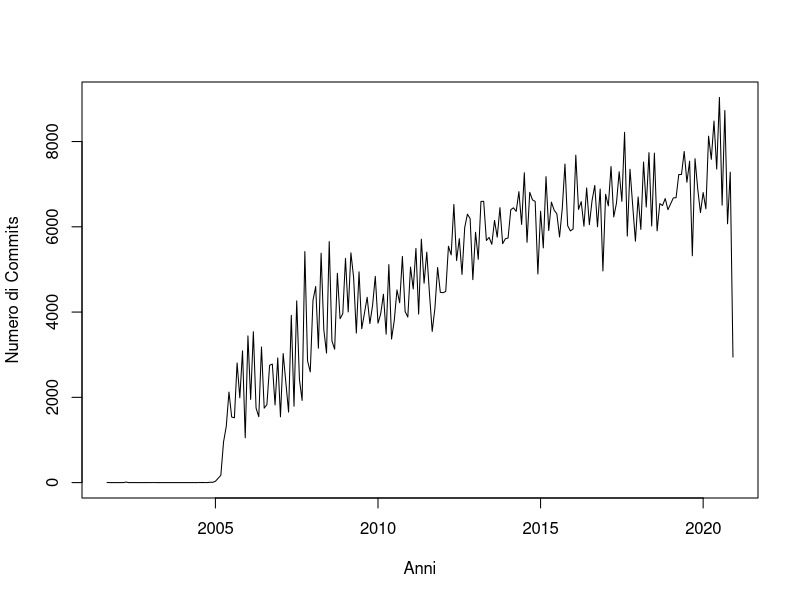
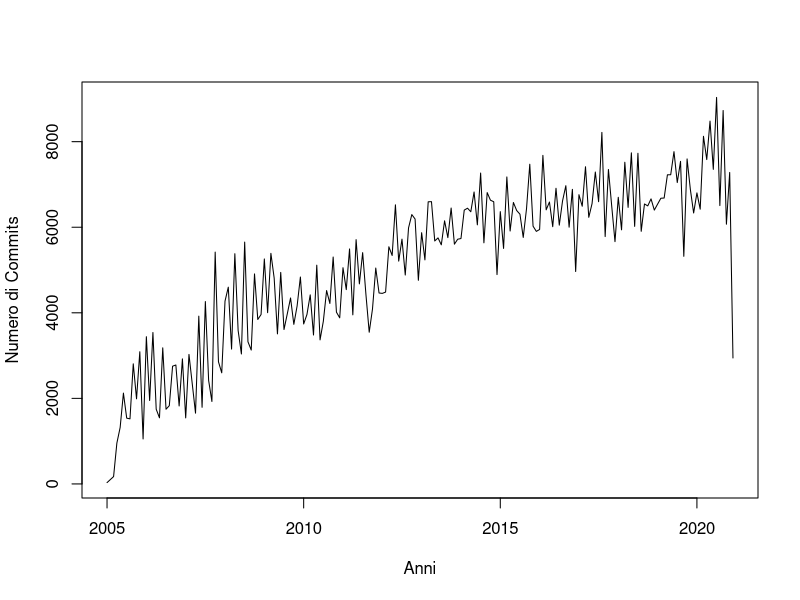
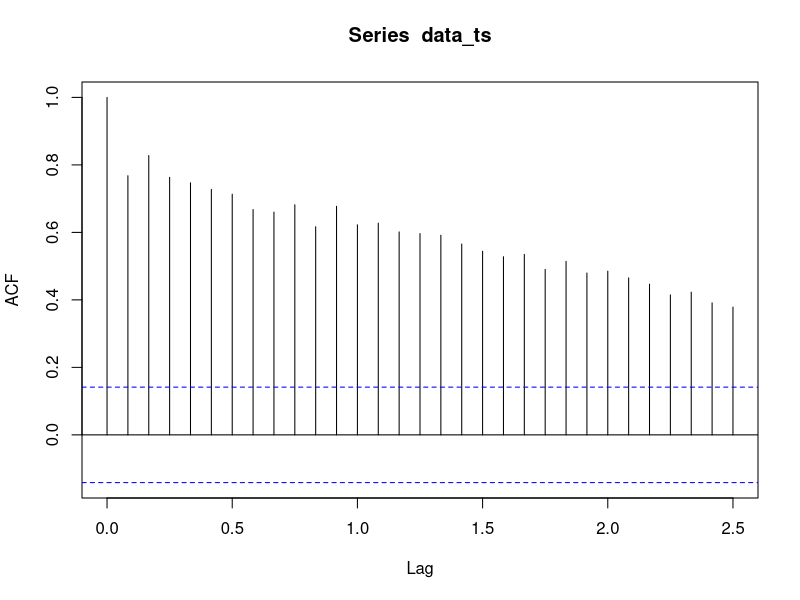
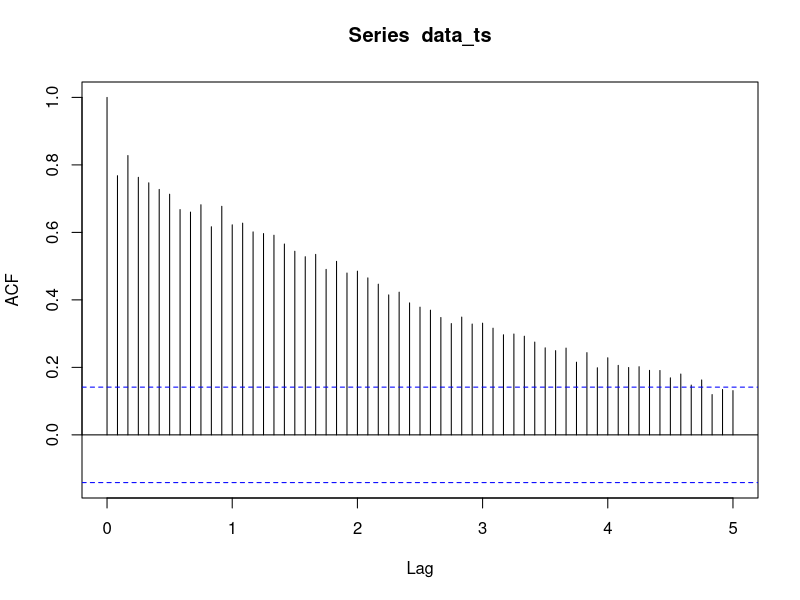
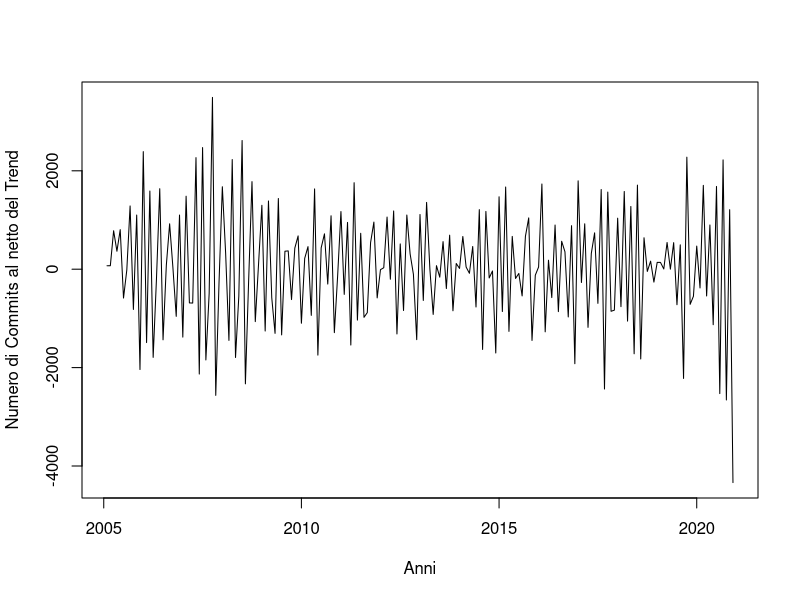
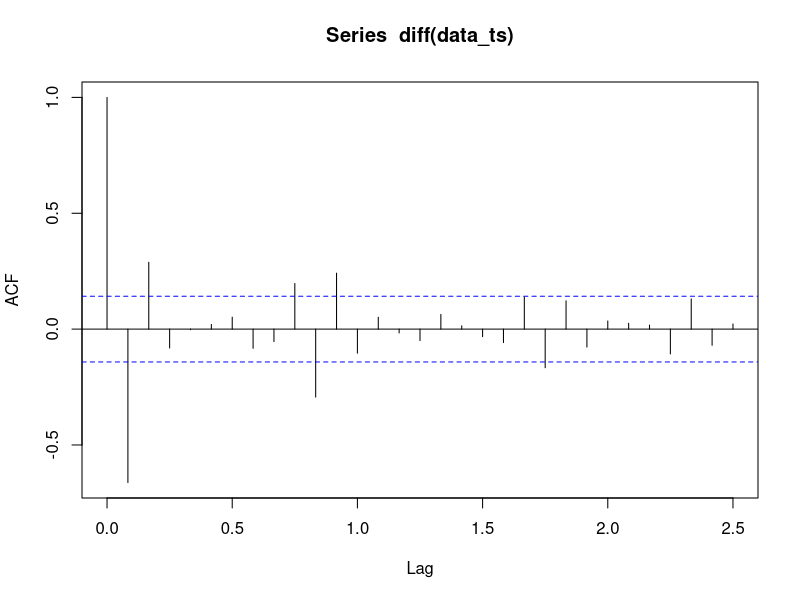
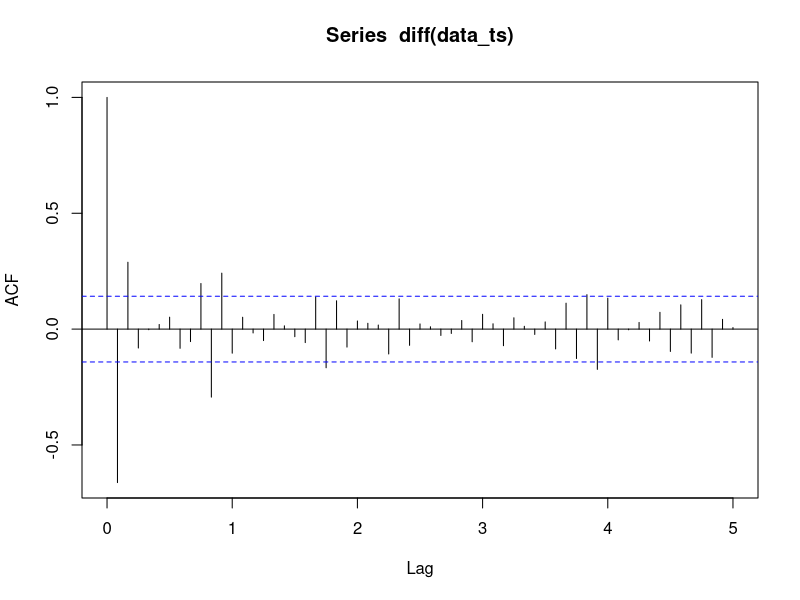
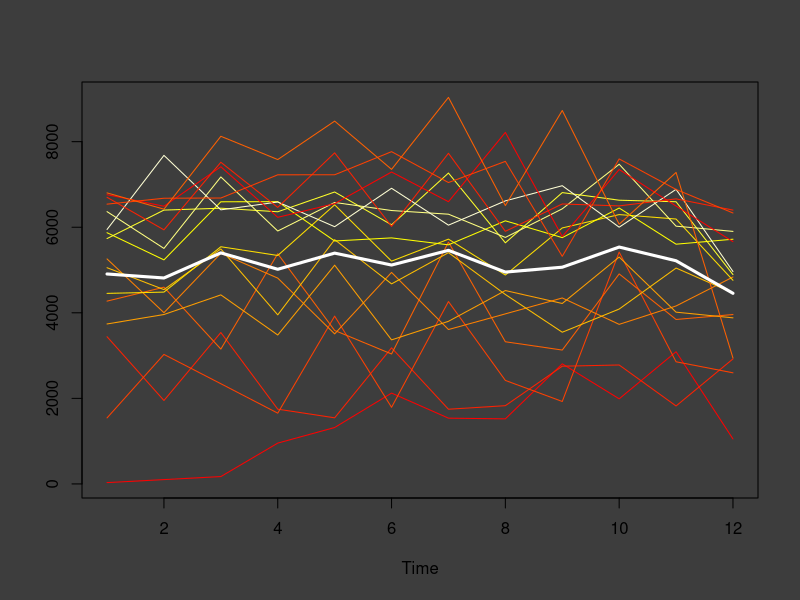

Reproduce these figures in R, in order.
# pulizia RStudio
cat("\014")
rm(list = ls())

# importazione librerie da utilizzare

# caricamento dei dati dal file csv
data = read.csv('tabella.csv', header = TRUE, sep = ",", stringsAsFactors = F)

# esplorazione preliminare della struttura dei dati
str(data)

# mi assicuro che i dati sia consistenti con quanto visto su github.com
# https://github.com/torvalds/linux: 981,442 commits
sum(data$commits)

# convertiamo in serie storica
data_ts <- ts(data$commits, frequency = 12, start = c(2001, 9), end = c(2020, 12))

# visualizzazione grafica della serie storica
ts.plot(data_ts, xlab="Anni", ylab="Numero di Commits")

# facciamo partire la serie storica dal gennaio 2005
data <- data[41:232,]
data_ts <- ts(data$commits, frequency = 12, start = c(2005, 1), end = c(2020, 12))

# visualizzazione grafica della nuova serie storica
ts.plot(data_ts, xlab="Anni", ylab="Numero di Commits")

# parametri della serie storica
start(data_ts)
end(data_ts)
frequency(data_ts)

# funzione di autocorrelazione: abbiamo stagionalita' annuale
acf(data_ts, 30)
acf(data_ts, 60)

# indaghiamo sulla presenza di stagionalita'
plot(diff(data_ts), xlab="Anni", ylab="Numero di Commits al netto del Trend")
acf(diff(data_ts), 30)
acf(diff(data_ts), 60)

# non emerge presenza di stagionalita'

# proviamo a confrontare i grafici dei periodi
m_data = matrix(data[, 2], 12, 16, byrow = F)
par(bg = "gray24")
ts.plot(m_data, col = heat.colors(12))
lines(rowMeans(m_data), lwd = 3, col = "white")
ts.plot(scale(m_data, scale = F), col = heat.colors(12), main="Numero di commits mensili dal 2005 al 2020 (andamento centrato a media nulla)")
lines(rowMeans(scale(m_data, scale = F)), lwd = 3, col = "blue")
legend("bottomleft",
       inset = 0.02,
       c("Andamento medio"),
       col = c("blue"),
       pch = c(19),
       bg = "gray",
       cex = 0.8)
par(bg = "white")

# visualizziamo le bande di confidenza empiriche, a una deviazione standard
sd = vector("numeric", 12)
for (i in 1:12) {
  sd[i] = sd(m_data[i, ])
}
m = rowMeans(m_data)
plot(m, pch = 20, type = "b", ylim = range(c(m - 2 * sd, m + 2 * sd)), xlab="Mese",
     main="Bande di confidenza empiriche per il numero mensile di commits")
arrows(1:12, m - sd, 1:12, m + sd, length = 0.02, angle = 90, code = 3, col = "green3")
points(m + sd, type = "b", pch = 20, col = "gray")
points(m - sd, type = "b", pch = 20, col = "gray")

# non c'e' ragione di decomporre la serie: togliamoci ogni dubbio
data_ts.da = decompose(data_ts, type = "additive")
plot(data_ts.da)

# confrontiamo le scale tra la componente stagionale e quella di rumore
plot(data_ts.da$random, col = "blue")
lines(data_ts.da$seasonal, col = "red")
legend("topright",
       inset = 0.02,
       c("Componente di Errore",
         "Componente Stagionale"),
       col = c("blue", "red"),
       pch = c(19,19),
       bg = "gray",
       cex = 0.8)

# analisi dei residui decomposizione additiva
layout(t(1:3))
data_ts.da.r = as.vector(window(data_ts.da$random, c(2005, 7), c(2020, 6)))
plot(data_ts.da.r, pch = 20)
#acf(data_ts.da.r)

# controllo residui gaussiani
hist(data_ts.da.r, 41, freq = F, main="Istogramma Residui Decomposizione Additiva")
lines(density(data_ts.da.r), col = "blue")
lines(sort(data_ts.da.r), dnorm(sort(data_ts.da.r), mean(data_ts.da.r), sd(data_ts.da.r)), col = "red")
legend("topright",
       inset = 0.02,
       c("Densità Empirica",
         "Densità Gaussiana"),
       col = c("blue", "red"),
       pch = c(19, 19),
       bg = "gray",
       cex = 0.8)
qqnorm(data_ts.da.r, main="Q-Q Plot Residui Decomposizione Additiva")
qqline(data_ts.da.r, col="red", lwd=2)
layout(1)

# decomposizione moltiplicativa
acf(log(data_ts), 30)
acf(diff(log(data_ts)), 60)
data_ts.dm = decompose(data_ts, type = "multiplicative")
plot(data_ts.dm)

# analisi dei residui decomposizione moltiplicativa
layout(t(1:3))
data_ts.dm.r = as.vector(window(data_ts.dm$random, c(2005, 7), c(2020, 6)))
plot(log(data_ts.dm.r), pch = 20)
#acf(data_ts.dm.r)

# controllo residui gaussiani
data_ts.dm.rl = log(data_ts.dm.r)
hist(data_ts.dm.rl, 41, freq = F, main="Istogramma Residui Decomposizione Moltiplicativa")
lines(density(data_ts.dm.rl), col = "blue")
lines(sort(data_ts.dm.rl), dnorm(sort(data_ts.dm.rl), mean(data_ts.dm.rl), sd(data_ts.dm.rl)), col = "red")
legend("topright",
       inset = 0.02,
       c("Densità Empirica",
         "Densità Gaussiana"),
       col = c("blue", "red"),
       pch = c(19, 19),
       bg = "gray",
       cex = 0.8)
qqnorm(data_ts.dm.rl, main="Q-Q Plot Residui Decomposizione Moltiplicativa")
qqline(data_ts.dm.rl, col="red", lwd=2)
layout(1)

# stagionalita' multipla con seasonal window ridotta
data_ts.stl = stl(data_ts, s.window=3)
plot(data_ts.stl, main="Decomposizione con Stagionalità non uniforme")

